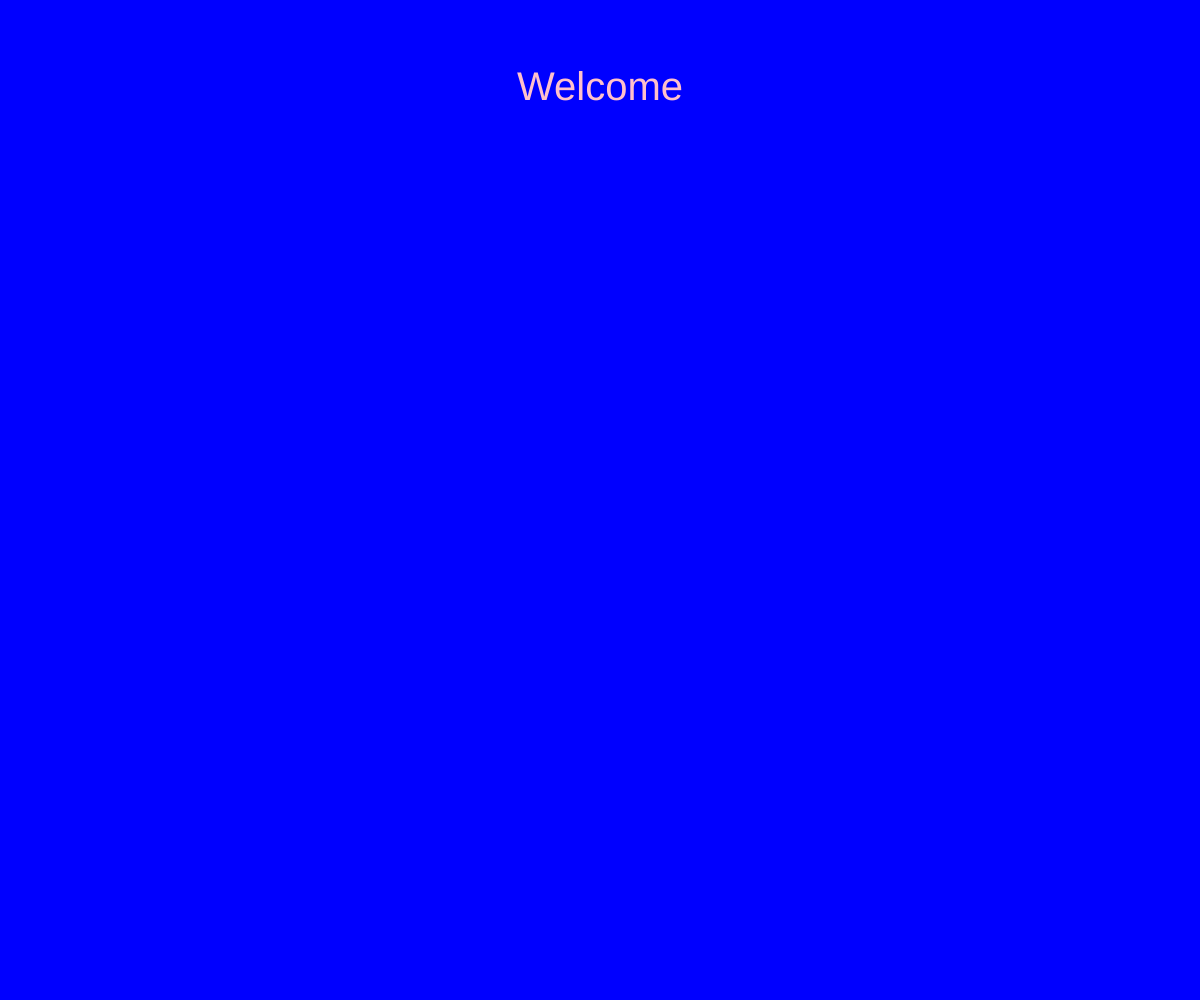
Frame 1 (no input)
Frame 60 (no input): identical to frame 1, image omitted
Frame 120 (the mouse pressed at the canvas centre since frame 60): identical to frame 1, image omitted

The p5.js sketch that drew this single still picture (run headless with seeded random() and noise() and a simulated clock; from frame 60 on, the mouse is pressed at the canvas centre):

// p5.js sketch
// ── sketch.js
let cars = [];
let frogPos;
let stage = 0;
let timer = 0;

function setup() {
  createCanvas(windowWidth, windowHeight);

  // Spawn many object

  for (let i = 0; i < 100; i++) {
    cars.push(new Car());
  }

  frogPos = createVector(width / 2, height - 80);

}

function draw() {

  switch (stage) {

    case 0:
    background('blue')
      fill("pink");
      textSize(40);
      textAlign(CENTER);
      text("Welcome", width/2, 100);

    break;

    case 1: //Game state
      game() ;
    break;

    case 2: // Win State
      background("green");
      fill("white");
      textSize(40);
      text("You Win!");
    break;

    case 3: // Loss State
         background("red");
      fill("white");
      textSize(40);
      text("You Lost!");
    break;
  }




}
//Mouse checker
function mouseReleased() {
  switch(stage) {
    case 0:
      state = 1;
    break;

    case 2:
      state = 0;
    break;

    case 3:
      state = 0;
    break;

  }


}




function game() {
    background("orange");
    for (let i = 0; i < cars.length; i++) {
    cars[i].display();
    cars[i].move();

    if ((cars[i].pos.dist(frogPos)) < 50) {
      cars.splice(i, 1) ;
    }
  }

  // frog
  fill("green");
  ellipse(frogPos.x, frogPos.y, 50, 50);
  checkForKeys();
}

function checkForKeys() {
  if (keyIsDown(LEFT_ARROW)) frogPos.x -= 5;
  if (keyIsDown(RIGHT_ARROW)) frogPos.x += 5;
  if (keyIsDown(UP_ARROW)) frogPos.y -= 5;
  if (keyIsDown(DOWN_ARROW)) frogPos.y += 5;
}

// Car class
class Car {
  // constructor and attributes
  constructor() {
    this.pos = createVector(200, 200);
    this.vel = createVector(random(-5, 5), random(-5, 5));
    this.col = color(0, random(50, 100), random(100, 255), random(255));
    this.size = random(50, 80);
  }

  // methods

  display() {
    fill(this.col);
    textSize(this.size);
    text("HELLO", this.pos.x, this.pos.y);
  }

  move() {
    this.pos.add(this.vel);
    if (this.pos.x > width) this.pos.x = 0;
    if (this.pos.x < 0) this.pos.x = width;
    if (this.pos.y > height) this.pos.y = 0;
    if (this.pos.y < 0) this.pos.y = height;
  }
}
